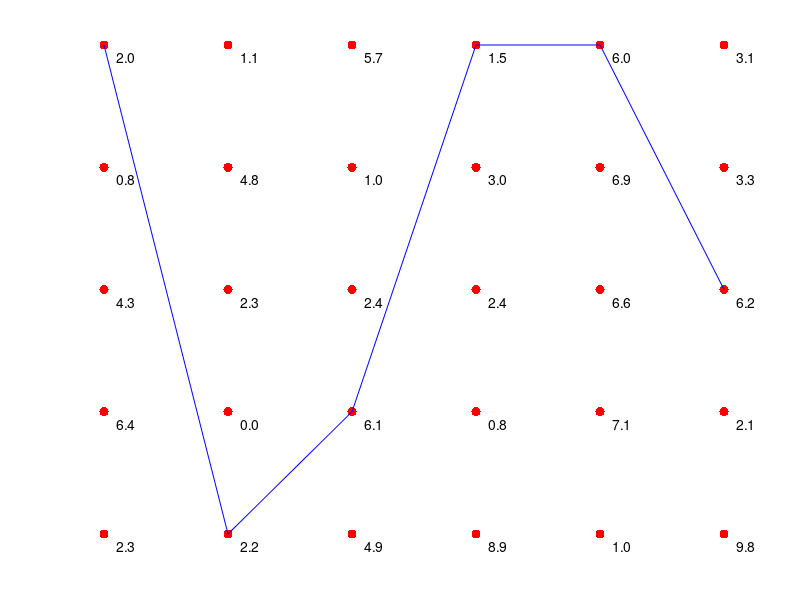

Source code (MATLAB):
function r=practical5a
%The goal of this practical is to investigate dynamic progamming along
%scanlines in stereo vision.  In this part of the practical, we build a
%basic dynamic programming algorithm, which will solve the same problem as
%presented in the notes.  
%In practical 5b we will apply this to the stereo problem.  


%Use the template below, filling in parts marked "TO DO".
% Note: Optionally, you may want to move the function-skeleton
%       function bestPath = dynamicProgram(unaryCosts, pairwiseCosts)...
% from below into its own new and separate dynamicProgram.m file, for 
% easier debugging and re-use.

%close any previous figures;
close all;

%define unary costs : unaryCosts(d,j) represents the cost for having
%disparity d at pixel j.
unaryCosts = [2.0 1.1 5.7 1.5 6.0 3.1 ;...
              0.8 4.8 1.0 3.0 6.9 3.3 ;...
              4.3 2.3 2.4 2.4 6.6 6.2 ;...
              6.4 0.0 6.1 0.8 7.1 2.1 ;...
              2.3 2.2 4.9 8.9 1.0 9.8 ];

%define pairwise costs:  pairwiseCosts(a,b) represents the cost for changing from 
%disparity level A at pixel j to disparity level B at pixel j+1;
pairwiseCosts = [   0   2 100 100 100;...
                2   0   2 100 100;...
              100   2   0   2 100;...
              100 100   2   0   2;...
              100 100 100   2   0];
          
%Now, use dynamic programming to find best solution.
%TO DO - fill in this routine (further down in this file).
bestPath = dynamicProgram(unaryCosts,pairwiseCosts)

%display the nodes
figure; set(gcf,'Color',[1 1 1]);
[nY nX] = size(unaryCosts);
for(cY = 1:nY)
    for (cX = 1:nX)
        plot(cX,cY,'r.','MarkerSize',20); hold on;
        text(cX+0.1,cY+0.1,sprintf('%1.1f',unaryCosts(cY,cX)));
        axis off;set(gca,'YDir','reverse');
    end;
end;

%display the best path
plot(1:nX,bestPath,'b-');

%calculate the cost of the path computed
bestPathCostUnary = sum(unaryCosts(bestPath+(0:nX-1)*nY));
bestPathCostPairwise = sum(pairwiseCosts(bestPath(1:end-1)+nY*(bestPath(2:end)-1)));
bestCost = bestPathCostUnary+bestPathCostPairwise;
fprintf('Path Cost = %3.3f\n',bestCost);


%==========================================================================
%==========================================================================

%the goal of this routine is to return the minimum cost dynamic programming
%solution given a set of unary and pairwise costs
function bestPath = dynamicProgram(unaryCosts, pairwiseCosts)


%count number of positions (i.e. pixels in the scanline), and nodes at each
%position (i.e. the number of distinct possible disparities at each position)
[nNodesPerPosition nPosition] = size(unaryCosts);

%define minimum cost matrix - each element will eventually contain
%the minimum cost to reach this node from the left hand side.
%We will update it as we move from left to right
minimumCost = zeros(nNodesPerPosition, nPosition);

%define parent matrix - each element will contain the (vertical) index of
%the node that preceded it on the path.  Since the first column has no
%parents, we will leave it set to zeros.
parents = zeros(nNodesPerPosition, nPosition);

%FORWARD PASS

%TO DO:  fill in first column of minimum cost matrix


%Now run through each position (column)
for (cPosition = 2:nPosition)
    %run through each node (element of column)
    for (cNode = 1:nNodesPerPosition)
        %now we find the costs of all paths from the previous column to this node
        possPathCosts = zeros(nNodesPerPosition,1);
        for (cPrevNode = 1:nNodesPerPosition)
            %TO DO  - fill in elements of possPathCosts
            
        end;
        %TO DO - find the minimum of the possible paths 
        
        %TO DO - store the minimum cost in the minimumCost matrix
        
        %TO DO - store the parent index in the parents matrix
        
    end;
end;


%BACKWARD PASS

%we will now fill in the bestPath vector
bestPath = zeros(1,nPosition);

%TO DO  - find the index of the overall minimum cost from the last column and put this
%into the last entry of best path

%TO DO - find the parent of the node you just found


%run backwards through the cost matrix tracing the best patch
for (cPosition = nPosition-1:-1:1)
    %TO DO - work through matrix backwards, updating bestPath by tracing
    %parents.
    
    
end


%TO DO: REMOVE THIS WHEN YOU ARE DONE
bestPath = ceil(rand(1,nPosition)*nNodesPerPosition);






